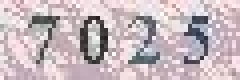
#> input picture python2_Grammer/src/image_recognition/basic/1_baisc/1.jpg, 60 x 20 px (shown 4 times larger)
$ python 1basic.py
#> lines starting #> are read from the running program, lines starting #| are printed output that depends on the picture
#coding=utf-8
'''
Created on 2015年6月26日
@author: Administrator
'''
import Image
#载入图片
im = Image.open('1.jpg')
#> im is the input picture: PIL image 60x20 RGB; mean R, G, B 198.3, 184.1, 189.3
# print im  打印出一个对象

#得到数据
(Width, Height) = im.size
#> Width = 60; Height = 20
# im = im.load()

#图像翻转
# im.show()
# im = im.transpose(Image.ROTATE_90)# 旋转90度

#裁切图片
region = (0,0,20,20)
region2 = (20,0,40,20)
cropImg = im.crop(region)
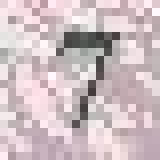
#> cropImg: PIL image 20x20 RGB (shown 8 times larger); mean R, G, B 206.1, 190.1, 194
cropImg.show()
cropImg = im.crop(region2)
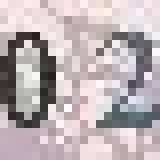
#> cropImg: PIL image 20x20 RGB (shown 8 times larger); mean R, G, B 187.9, 176.5, 180.6
cropImg.show()

#显示图片
im.show()

# #保存图片
im.save('new.bmp')
